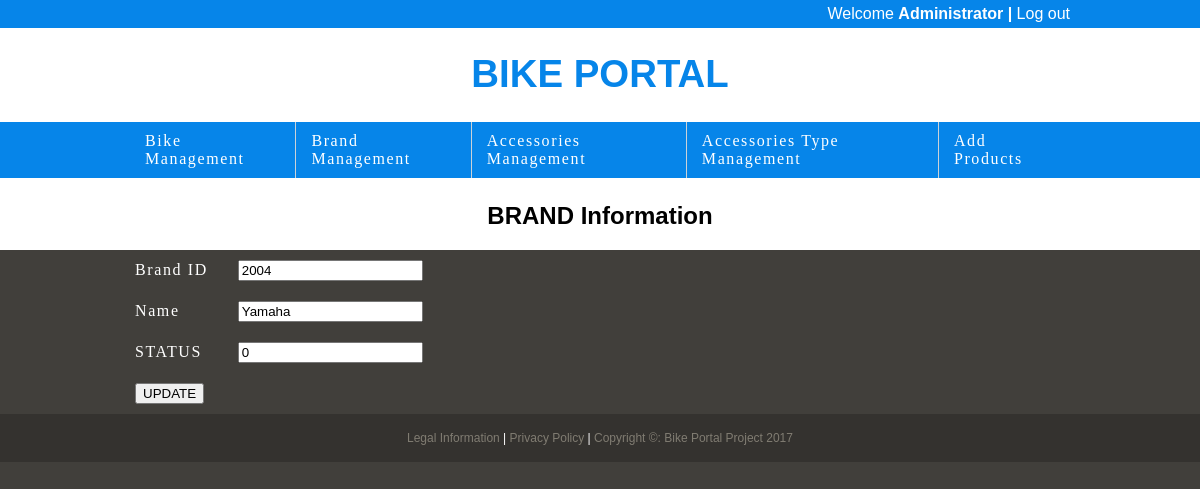
The app's page /admin/editBand.php?id=2004 (signed in) with its own data.
### tables this page shows
CREATE TABLE `brand` (
  `id` int(11) NOT NULL,
  `name` varchar(30) NOT NULL,
  `status` int(11) NOT NULL DEFAULT '0',
  `imgurl` varchar(100) DEFAULT NULL
);

### admin/include/db_bike.php (called while the page is built)
<?php
function getBikeFromDB($sql){
	$conn = mysqli_connect("localhost", "root", "","bike_portal");
	$result = mysqli_query($conn, $sql)or die(mysqli_error($conn));
	$arr=array();
	while($row = mysqli_fetch_assoc($result)) {
		$arr[]=$row;
	}
	return json_encode($arr);
	return $arr;
}
?>

### admin/editBand.php (the view, shortened to what this page needs)
<!DOCTYPE html>
<html>
	<head>
		<link rel="stylesheet" type="text/css" href="css/960_12_col.css"/>
		<link rel="stylesheet" type="text/css" href="css/index3.css"/>
	</head>
	<body>
	<?php
	if(!isset($_SESSION["pass"])){
	header("location: http://localhost/bike/adminLogin.php") ;
}
	else {
require("include/db_bike.php");
if(isset($_REQUEST["id"])){
	$ar=getBikeFromDB("SELECT * FROM brand where id='".$_REQUEST["id"]."'");
$jsn=json_decode($ar,true);
	}
?>
		<div class="header">
			<div class="container_12">
				<div class="nav grid_7">
					Welcome <b>Administrator |  </b>
					<a href="adminLogout.php">Log out</a>
				</div>
			</div>
		</div>
		<div class="top1">
			<div class="container_12">
				<div class="grid_12">
					<h1><b>BIKE PORTAL</b></h1>
				</div>
			</div>
		</div>
		<div class="header">
			<div class="container_12">
				<div class="grid_12">
					<table>
						<tr>
							<td><a href="adminPage.php">Bike Management</a></td>
							<td><a href="brandMgm.php">Brand Management</a></td>
							<td><a href="partsMgm.php">Accessories Management</a></td>
							<td><a href="typeMgm.php">Accessories Type Management</a></td>
							<td class="last"><a href="add.php">Add Products</a></td>
						</tr>
					</table>
				</div>
			</div>
		</div>
		<div class="top1">
			<div class="container_12">
				<div class="grid_12">
					<h2 class="tag"><b>BRAND Information</b></h2>
				</div>
			</div>
		</div>
		<div class="container_12">
			<?php foreach($jsn as $v){ ?>
			<form name="myForm" action="updateBrand.php" method="post">
	<table>
		<tr>
			<td class="last">Brand ID</td><td class="last"><input type="text" name="brandid" value="<?php echo $v["id"];?>"</td>
		</tr>
		<tr>
			<td class="last">Name</td><td class="last"><input type="text" name="bname" value="<?php echo $v["name"];?>"</td>
		</tr>
		<tr>
			<td class="last">STATUS</td><td class="last"><input type="text" name="br_status" value="<?php echo $v["status"];?>"</td>
		</tr>
		<tr>
        <td class="last" colspan="2" align="center"><input class="submit" type="submit" name="sbt" onclick="return confirm('Are you sure you want to edit?')" value="UPDATE">
		</tr>
	</table>
	</form>
		<?php } ?>
		</div>
		<div class="footer clearfix">
			<div class="container_12">
				<p class="grid_12"><a href="#">Legal Information</a> | <a href="#">Privacy Policy</a> | <a href="#">Copyright &copy: Bike Portal Project 2017</a></p>
			</div>
		</div>
	</body>
</html>
	<?php } ?>

### admin/css/960_12_col.css (style rules this page uses)
body { min-width: 960px; }
.container_12 { margin-left: auto; margin-right: auto; width: 960px; }
.grid_1, .grid_2, .grid_3, .grid_4, .grid_5, .grid_6, .grid_7, .grid_8, .grid_9, .grid_10, .grid_11, .grid_12 { display: inline; float: left; margin-left: 10px; margin-right: 10px; }
.container_12 .grid_7 { width: 540px; }
.container_12 .grid_12 { width: 940px; }
.clearfix:before, .clearfix:after, .container_12:before, .container_12:after { content: '.'; display: block; overflow: hidden; visibility: hidden; font-size: 0; line-height: 0; width: 0; height: 0; }
.clearfix:after, .container_12:after { clear: both; }
.clearfix, .container_12 { zoom: 1; }

### admin/css/index3.css (style rules this page uses)
body { color:#fff; background:#413f3b; font-family:georgia,"times new roman",times,serif; font-size:100%; margin:0px; text-align:center; }
a { color:#ffffff; text-decoration:none; }
.header { background:#0685E9; padding:0px 0px 0px 0px; float: left; margin-top:0px; width:100%; height:50%; z-index:50; position:static; }
.top1 { background:#ffffff; color: #0685E9; padding:0px 0px 0px 0px; float: left; margin-top:0px; width:100%; height:100%; position:static; }
.nav { float:right; font-family:quicksandbook,helvetica,arial,sans-serif; padding:5px 0px 5px 0px; text-align:right; }
h1,h2 { font-family:quicksandbook,helvetica,arial,sans-serif; font-weight:normal; }
h1 { font-size:240%; margin-top:24px; }
.tag { margin-top:24px; color:#000000; }
.footer { clear:both; padding:5px 10px; background:rgba(0,0,0,0.2); }
.footer p { font-family:helvetica,arial,sans-serif; font-size:75%; text-align:center; }
.footer a { color:#807c72; }
table { border-spacing:0px; }
th,td { padding:10px 15px 10px 15px; text-align:left; border-right:1px solid #cbd2d8; letter-spacing:0.1em; font-size:100%; margin:0px; border-spacing:0px; }
td.last { border-right:0px solid #ffffff; }

### records on screen
brand: brandid "2004", bname "Yamaha", br_status "0"
